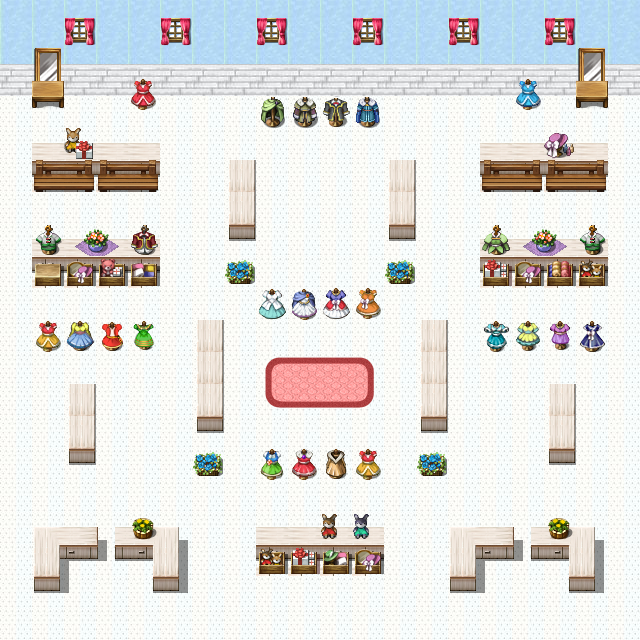

Rendered tile map (Tiled .tmx) drawn with the repository's tilesets; below, a short description and the full map source, tile grids included:
An orthogonal 20x20 tile map with 32x32 px tiles, 5 tile layers (ground, window, element, element2, ...), 6 tilesets.

<map version="1.10" tiledversion="1.10.2" orientation="orthogonal" renderorder="right-down" width="20" height="20" tilewidth="32" tileheight="32" infinite="0" nextlayerid="6" nextobjectid="1">
 <tileset firstgid="1" name="wall" tilewidth="32" tileheight="32" tilecount="288" columns="12">
  <image source="../wall.jpg" width="385" height="770" />
 </tileset>
 <tileset firstgid="289" name="element3" tilewidth="32" tileheight="32" tilecount="256" columns="16">
  <image source="../element3.png" width="512" height="512" />
 </tileset>
 <tileset firstgid="545" name="element2" tilewidth="32" tileheight="32" tilecount="814" columns="22">
  <image source="../element2.png" width="718" height="1214" />
 </tileset>
 <tileset firstgid="1359" name="room" tilewidth="32" tileheight="32" tilecount="112" columns="8">
  <image source="../room.png" width="256" height="448" />
 </tileset>
 <tileset firstgid="1471" name="house" tilewidth="32" tileheight="32" tilecount="256" columns="16">
  <image source="../house.png" width="512" height="512" />
 </tileset>
 <tileset firstgid="1727" name="cloth" tilewidth="32" tileheight="32" tilecount="160" columns="16">
  <image source="../cloth.png" width="512" height="320" />
 </tileset>
 <layer id="1" name="ground" width="20" height="20">
  <data encoding="csv">
274,274,274,274,274,274,274,274,274,274,274,274,274,274,274,274,274,274,274,274,
274,274,274,274,274,274,274,274,274,274,274,274,274,274,274,274,274,274,274,274,
204,204,204,204,204,204,204,204,204,204,204,204,204,204,204,204,204,204,204,204,
62,62,62,62,62,62,62,62,62,62,62,62,62,62,62,62,62,62,62,62,
62,62,62,62,62,62,62,62,62,62,62,62,62,62,62,62,62,62,62,62,
62,62,62,62,62,62,62,62,62,62,62,62,62,62,62,62,62,62,62,62,
62,62,62,62,62,62,62,62,62,62,62,62,62,62,62,62,62,62,62,62,
62,62,62,62,62,62,62,62,62,62,62,62,62,62,62,62,62,62,62,62,
62,62,62,62,62,62,62,62,62,62,62,62,62,62,62,62,62,62,62,62,
62,62,62,62,62,62,62,62,62,62,62,62,62,62,62,62,62,62,62,62,
62,62,62,62,62,62,62,62,62,62,62,62,62,62,62,62,62,62,62,62,
62,62,62,62,62,62,62,62,62,62,62,62,62,62,62,62,62,62,62,62,
62,62,62,62,62,62,62,62,62,62,62,62,62,62,62,62,62,62,62,62,
62,62,62,62,62,62,62,62,62,62,62,62,62,62,62,62,62,62,62,62,
62,62,62,62,62,62,62,62,62,62,62,62,62,62,62,62,62,62,62,62,
62,62,62,62,62,62,62,62,62,62,62,62,62,62,62,62,62,62,62,62,
62,62,62,62,62,62,62,62,62,62,62,62,62,62,62,62,62,62,62,62,
62,62,62,62,62,62,62,62,62,62,62,62,62,62,62,62,62,62,62,62,
62,62,62,62,62,62,62,62,62,62,62,62,62,62,62,62,62,62,62,62,
62,62,62,62,62,62,62,62,62,62,62,62,62,62,62,62,62,62,62,62
</data>
 </layer>
 <layer id="2" name="window" width="20" height="20">
  <data encoding="csv">
0,0,1472,0,0,1472,0,0,1472,0,0,1472,0,0,1472,0,0,1472,0,0,
0,0,1488,0,0,1488,0,0,1488,0,0,1488,0,0,1488,0,0,1488,0,0,
0,0,0,0,0,0,0,0,0,0,0,0,0,0,0,0,0,0,0,0,
0,0,0,0,0,0,0,0,0,0,0,0,0,0,0,0,0,0,0,0,
0,0,0,0,0,0,0,0,0,0,0,0,0,0,0,0,0,0,0,0,
0,0,0,0,0,0,0,0,0,0,0,0,0,0,0,0,0,0,0,0,
0,0,0,0,0,0,0,0,0,0,0,0,0,0,0,0,0,0,0,0,
0,0,0,0,0,0,0,0,0,0,0,0,0,0,0,0,0,0,0,0,
0,0,0,0,0,0,0,0,0,0,0,0,0,0,0,0,0,0,0,0,
0,0,0,0,0,0,0,0,0,0,0,0,0,0,0,0,0,0,0,0,
0,0,0,0,0,0,0,0,0,0,0,0,0,0,0,0,0,0,0,0,
0,0,0,0,0,0,0,0,0,0,0,0,0,0,0,0,0,0,0,0,
0,0,0,0,0,0,0,0,0,0,0,0,0,0,0,0,0,0,0,0,
0,0,0,0,0,0,0,0,0,0,0,0,0,0,0,0,0,0,0,0,
0,0,0,0,0,0,0,0,0,0,0,0,0,0,0,0,0,0,0,0,
0,0,0,0,0,0,0,0,0,0,0,0,0,0,0,0,0,0,0,0,
0,788,789,790,791,792,0,0,795,795,795,795,0,0,788,789,790,791,792,0,
0,810,811,812,813,814,0,0,817,817,817,817,0,0,810,811,812,813,814,0,
0,832,833,834,835,836,0,0,0,0,0,0,0,0,832,833,834,835,836,0,
0,0,0,0,0,0,0,0,0,0,0,0,0,0,0,0,0,0,0,0
</data>
 </layer>
 <layer id="3" name="element" width="20" height="20">
  <data encoding="csv">
0,0,0,0,0,0,0,0,0,0,0,0,0,0,0,0,0,0,0,0,
0,0,0,0,0,0,0,0,0,0,0,0,0,0,0,0,0,0,0,0,
0,0,0,0,0,0,0,0,0,0,0,0,0,0,0,0,0,0,0,0,
0,0,0,0,0,0,0,0,0,0,0,0,0,0,0,0,0,0,0,0,
0,795,795,795,795,0,0,0,0,0,0,0,0,0,0,795,795,795,795,0,
0,817,817,817,817,0,0,815,0,0,0,0,815,0,0,817,817,817,817,0,
0,0,0,0,0,0,0,815,0,0,0,0,815,0,0,0,0,0,0,0,
0,795,795,795,795,0,0,837,0,0,0,0,837,0,0,795,795,795,795,0,
0,817,817,817,817,0,0,0,0,0,0,0,0,0,0,817,817,817,817,0,
0,0,0,0,0,0,0,0,0,0,0,0,0,0,0,0,0,0,0,0,
0,0,0,0,0,0,815,0,0,0,0,0,0,815,0,0,0,0,0,0,
0,0,0,0,0,0,815,0,1439,1440,1440,1441,0,815,0,0,0,0,0,0,
0,0,0,0,0,0,815,0,1447,1448,1448,1449,0,815,0,0,0,0,0,0,
0,0,0,0,0,0,837,0,0,0,0,0,0,837,0,0,0,0,0,0,
0,0,0,0,0,0,0,0,0,0,0,0,0,0,0,0,0,0,0,0,
0,0,0,0,0,0,0,0,0,0,0,0,0,0,0,0,0,0,0,0,
0,0,0,0,0,0,0,0,0,0,371,387,0,0,0,0,0,0,0,0,
0,0,0,0,0,0,0,0,1823,1808,1798,1826,0,0,0,0,0,0,0,0,
0,0,0,0,0,0,0,0,0,0,0,0,0,0,0,0,0,0,0,0,
0,0,0,0,0,0,0,0,0,0,0,0,0,0,0,0,0,0,0,0
</data>
 </layer>
 <layer id="4" name="element2" width="20" height="20">
  <data encoding="csv">
0,0,0,0,0,0,0,0,0,0,0,0,0,0,0,0,0,0,0,0,
0,338,0,0,0,0,0,0,0,0,0,0,0,0,0,0,0,0,338,0,
0,354,0,0,501,0,0,0,0,0,0,0,0,0,0,0,502,0,354,0,
0,309,0,0,517,0,0,0,1817,1819,1820,1822,0,0,0,0,518,0,309,0,
0,0,295,0,0,0,0,0,0,0,0,0,0,0,0,0,0,386,0,0,
0,1699,1700,1699,1700,0,0,0,0,0,0,0,0,0,0,1699,1700,1699,1700,0,
0,0,0,0,0,0,0,0,0,0,0,0,0,0,0,0,0,0,0,0,
0,1815,458,459,1815,0,0,0,0,0,0,0,0,0,0,1815,458,459,1815,0,
0,1791,1826,1827,1793,0,0,503,0,0,0,0,503,0,0,1808,1826,1812,1823,0,
0,0,0,0,0,0,0,0,1832,1834,1835,1836,0,0,0,0,0,0,0,0,
0,0,0,0,0,0,0,0,0,0,0,0,0,0,0,0,0,0,0,0,
0,0,0,0,0,0,0,0,0,0,0,0,0,0,0,0,0,0,0,0,
0,0,815,0,0,0,0,0,0,0,0,0,0,0,0,0,0,815,0,0,
0,0,815,0,0,0,0,0,0,0,0,0,0,0,0,0,0,815,0,0,
0,0,837,0,0,0,503,0,0,0,0,0,0,503,0,0,0,837,0,0,
0,0,0,0,0,0,0,0,0,0,0,0,0,0,0,0,0,0,0,0,
0,0,0,0,0,0,0,0,0,0,0,0,0,0,0,0,0,0,0,0,
0,0,0,0,0,0,0,0,0,0,0,0,0,0,0,0,0,0,0,0,
0,0,0,0,0,0,0,0,0,0,0,0,0,0,0,0,0,0,0,0,
0,0,0,0,0,0,0,0,0,0,0,0,0,0,0,0,0,0,0,0
</data>
 </layer>
 <layer id="5" name="element3" width="20" height="20">
  <data encoding="csv">
0,0,0,0,0,0,0,0,0,0,0,0,0,0,0,0,0,0,0,0,
0,0,0,0,0,0,0,0,0,0,0,0,0,0,0,0,0,0,0,0,
0,0,0,0,0,0,0,0,0,0,0,0,0,0,0,0,0,0,0,0,
0,0,0,0,0,0,0,0,0,0,0,0,0,0,0,0,0,0,0,0,
0,0,0,0,0,0,0,0,0,0,0,0,0,0,0,0,0,0,0,0,
0,0,0,0,0,0,0,0,0,0,0,0,0,0,0,0,0,0,0,0,
0,0,0,0,0,0,0,0,0,0,0,0,0,0,0,0,0,0,0,0,
0,1868,0,0,1870,0,0,0,0,0,0,0,0,0,0,1865,0,0,1868,0,
0,0,0,0,0,0,0,0,0,0,0,0,0,0,0,0,0,0,0,0,
0,0,0,0,0,0,0,0,0,0,0,0,0,0,0,0,0,0,0,0,
0,1831,1849,1850,1838,0,0,0,0,0,0,0,0,0,0,1854,1847,1837,1853,0,
0,0,0,0,0,0,0,0,0,0,0,0,0,0,0,0,0,0,0,0,
0,0,0,0,0,0,0,0,0,0,0,0,0,0,0,0,0,0,0,0,
0,0,0,0,0,0,0,0,0,0,0,0,0,0,0,0,0,0,0,0,
0,0,0,0,0,0,0,0,1848,1852,1851,1831,0,0,0,0,0,0,0,0,
0,0,0,0,0,0,0,0,0,0,0,0,0,0,0,0,0,0,0,0,
0,0,0,0,1676,0,0,0,0,0,0,0,0,0,0,0,0,1676,0,0,
0,0,0,0,0,0,0,0,0,0,0,0,0,0,0,0,0,0,0,0,
0,0,0,0,0,0,0,0,0,0,0,0,0,0,0,0,0,0,0,0,
0,0,0,0,0,0,0,0,0,0,0,0,0,0,0,0,0,0,0,0
</data>
 </layer>
</map>
